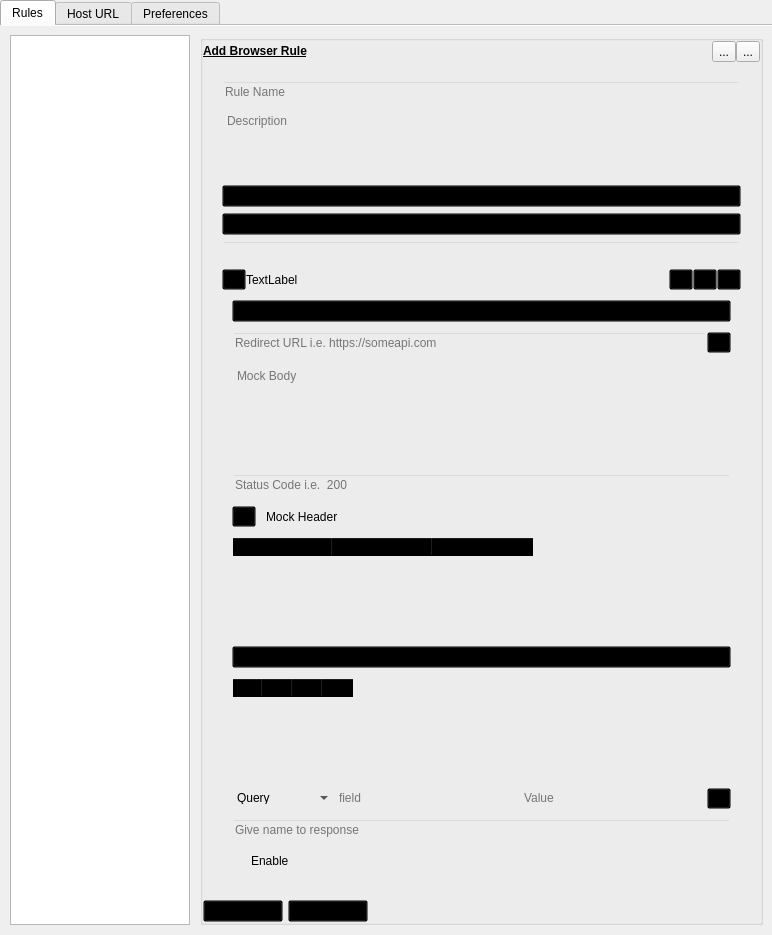
<?xml version="1.0" encoding="UTF-8"?>
<ui version="4.0">
 <class>Form</class>
 <widget class="QWidget" name="Form">
  <property name="geometry">
   <rect>
    <x>0</x>
    <y>0</y>
    <width>772</width>
    <height>935</height>
   </rect>
  </property>
  <property name="windowTitle">
   <string>Form</string>
  </property>
  <layout class="QVBoxLayout" name="verticalLayout">
   <property name="spacing">
    <number>0</number>
   </property>
   <property name="leftMargin">
    <number>0</number>
   </property>
   <property name="topMargin">
    <number>0</number>
   </property>
   <property name="rightMargin">
    <number>0</number>
   </property>
   <property name="bottomMargin">
    <number>0</number>
   </property>
   <item>
    <widget class="QTabWidget" name="tabWidget">
     <property name="styleSheet">
      <string notr="true"/>
     </property>
     <property name="currentIndex">
      <number>0</number>
     </property>
     <property name="documentMode">
      <bool>true</bool>
     </property>
     <widget class="QWidget" name="tab">
      <property name="styleSheet">
       <string notr="true"/>
      </property>
      <attribute name="title">
       <string>Rules</string>
      </attribute>
      <layout class="QVBoxLayout" name="verticalLayout_2">
       <property name="spacing">
        <number>0</number>
       </property>
       <property name="leftMargin">
        <number>0</number>
       </property>
       <property name="topMargin">
        <number>0</number>
       </property>
       <property name="rightMargin">
        <number>0</number>
       </property>
       <property name="bottomMargin">
        <number>0</number>
       </property>
       <item>
        <widget class="QFrame" name="rulesPanel">
         <layout class="QHBoxLayout" name="horizontalLayout_2" stretch="0,1">
          <property name="spacing">
           <number>10</number>
          </property>
          <property name="leftMargin">
           <number>10</number>
          </property>
          <property name="bottomMargin">
           <number>10</number>
          </property>
          <item>
           <widget class="QTableWidget" name="tableWidget">
            <property name="maximumSize">
             <size>
              <width>180</width>
              <height>16777215</height>
             </size>
            </property>
            <property name="editTriggers">
             <set>QAbstractItemView::NoEditTriggers</set>
            </property>
           </widget>
          </item>
          <item>
           <widget class="QGroupBox" name="groupBox">
            <property name="title">
             <string/>
            </property>
            <layout class="QVBoxLayout" name="verticalLayout_6">
             <property name="spacing">
              <number>0</number>
             </property>
             <property name="leftMargin">
              <number>0</number>
             </property>
             <property name="topMargin">
              <number>0</number>
             </property>
             <property name="rightMargin">
              <number>0</number>
             </property>
             <property name="bottomMargin">
              <number>0</number>
             </property>
             <item>
              <layout class="QVBoxLayout" name="verticalLayout_3">
               <item>
                <layout class="QHBoxLayout" name="horizontalLayout_5">
                 <item>
                  <widget class="QLabel" name="label">
                   <property name="styleSheet">
                    <string notr="true">background-color: transparent;</string>
                   </property>
                   <property name="text">
                    <string>&lt;html&gt;&lt;head/&gt;&lt;body&gt;&lt;p align=&quot;justify&quot;&gt;&lt;span style=&quot; font-weight:600; text-decoration: underline;&quot;&gt;Add Browser Rule&lt;/span&gt;&lt;/p&gt;&lt;/body&gt;&lt;/html&gt;</string>
                   </property>
                  </widget>
                 </item>
                 <item>
                  <spacer name="horizontalSpacer">
                   <property name="orientation">
                    <enum>Qt::Horizontal</enum>
                   </property>
                   <property name="sizeHint" stdset="0">
                    <size>
                     <width>40</width>
                     <height>20</height>
                    </size>
                   </property>
                  </spacer>
                 </item>
                 <item>
                  <widget class="QToolButton" name="rule_form_btn">
                   <property name="text">
                    <string>...</string>
                   </property>
                   <property name="icon">
                    <iconset>
                     <normaloff>../assets/images/icons/form.icns</normaloff>../assets/images/icons/form.icns</iconset>
                   </property>
                  </widget>
                 </item>
                 <item>
                  <widget class="QToolButton" name="rule_json_btn">
                   <property name="text">
                    <string>...</string>
                   </property>
                   <property name="icon">
                    <iconset>
                     <normaloff>../assets/images/icons/json.ico</normaloff>../assets/images/icons/json.ico</iconset>
                   </property>
                  </widget>
                 </item>
                </layout>
               </item>
               <item>
                <widget class="QStackedWidget" name="stackedWidget">
                 <property name="styleSheet">
                  <string notr="true">background-color: transparent;</string>
                 </property>
                 <property name="currentIndex">
                  <number>0</number>
                 </property>
                 <widget class="QWidget" name="page">
                  <layout class="QVBoxLayout" name="verticalLayout_8">
                   <item>
                    <widget class="QScrollArea" name="scrollArea">
                     <property name="verticalScrollBarPolicy">
                      <enum>Qt::ScrollBarAlwaysOff</enum>
                     </property>
                     <property name="horizontalScrollBarPolicy">
                      <enum>Qt::ScrollBarAlwaysOff</enum>
                     </property>
                     <property name="widgetResizable">
                      <bool>true</bool>
                     </property>
                     <widget class="QWidget" name="scrollAreaWidgetContents_3">
                      <property name="geometry">
                       <rect>
                        <x>0</x>
                        <y>0</y>
                        <width>537</width>
                        <height>805</height>
                       </rect>
                      </property>
                      <layout class="QVBoxLayout" name="verticalLayout_9">
                       <item>
                        <widget class="QLineEdit" name="browser_rule_name_input">
                         <property name="placeholderText">
                          <string>Rule Name</string>
                         </property>
                        </widget>
                       </item>
                       <item>
                        <widget class="QPlainTextEdit" name="browser_rule_description_input">
                         <property name="maximumSize">
                          <size>
                           <width>16777215</width>
                           <height>70</height>
                          </size>
                         </property>
                         <property name="placeholderText">
                          <string>Description</string>
                         </property>
                        </widget>
                       </item>
                       <item>
                        <widget class="QComboBox" name="browser_rule_source_combo">
                         <item>
                          <property name="text">
                           <string>Url</string>
                          </property>
                         </item>
                         <item>
                          <property name="text">
                           <string>Server</string>
                          </property>
                         </item>
                         <item>
                          <property name="text">
                           <string>Path</string>
                          </property>
                         </item>
                        </widget>
                       </item>
                       <item>
                        <widget class="QComboBox" name="browser_rule_operator_combo">
                         <item>
                          <property name="text">
                           <string>Equals</string>
                          </property>
                         </item>
                         <item>
                          <property name="text">
                           <string>Contains</string>
                          </property>
                         </item>
                         <item>
                          <property name="text">
                           <string>Wildcard</string>
                          </property>
                         </item>
                         <item>
                          <property name="text">
                           <string>Prefix</string>
                          </property>
                         </item>
                         <item>
                          <property name="text">
                           <string>Suffix</string>
                          </property>
                         </item>
                        </widget>
                       </item>
                       <item>
                        <widget class="QLineEdit" name="browser_rule_source_input"/>
                       </item>
                       <item>
                        <layout class="QVBoxLayout" name="verticalLayout_10">
                         <property name="spacing">
                          <number>0</number>
                         </property>
                         <property name="leftMargin">
                          <number>0</number>
                         </property>
                         <property name="rightMargin">
                          <number>0</number>
                         </property>
                         <item>
                          <widget class="QFrame" name="resposesFrameControls">
                           <layout class="QHBoxLayout" name="horizontalLayout_7">
                            <property name="spacing">
                             <number>0</number>
                            </property>
                            <property name="leftMargin">
                             <number>0</number>
                            </property>
                            <property name="topMargin">
                             <number>0</number>
                            </property>
                            <property name="rightMargin">
                             <number>0</number>
                            </property>
                            <property name="bottomMargin">
                             <number>0</number>
                            </property>
                            <item>
                             <widget class="QToolButton" name="toolButton_6">
                              <property name="text">
                               <string>...</string>
                              </property>
                              <property name="icon">
                               <iconset>
                                <normaloff>../assets/images/icons/add.ico</normaloff>../assets/images/icons/add.ico</iconset>
                              </property>
                             </widget>
                            </item>
                            <item>
                             <widget class="QLabel" name="label_3">
                              <property name="text">
                               <string>TextLabel</string>
                              </property>
                             </widget>
                            </item>
                            <item>
                             <spacer name="horizontalSpacer_3">
                              <property name="orientation">
                               <enum>Qt::Horizontal</enum>
                              </property>
                              <property name="sizeHint" stdset="0">
                               <size>
                                <width>40</width>
                                <height>20</height>
                               </size>
                              </property>
                             </spacer>
                            </item>
                            <item>
                             <widget class="QToolButton" name="toolButton_5">
                              <property name="text">
                               <string>...</string>
                              </property>
                              <property name="icon">
                               <iconset>
                                <normaloff>../assets/images/icons/left-arrow.ico</normaloff>../assets/images/icons/left-arrow.ico</iconset>
                              </property>
                             </widget>
                            </item>
                            <item>
                             <widget class="QToolButton" name="toolButton_4">
                              <property name="text">
                               <string>...</string>
                              </property>
                              <property name="icon">
                               <iconset>
                                <normaloff>../assets/images/icons/right-arrow-.ico</normaloff>../assets/images/icons/right-arrow-.ico</iconset>
                              </property>
                             </widget>
                            </item>
                            <item>
                             <widget class="QToolButton" name="toolButton_3">
                              <property name="text">
                               <string>...</string>
                              </property>
                              <property name="icon">
                               <iconset>
                                <normaloff>../assets/images/icons/trash-can.ico</normaloff>../assets/images/icons/trash-can.ico</iconset>
                              </property>
                             </widget>
                            </item>
                           </layout>
                          </widget>
                         </item>
                         <item>
                          <widget class="QFrame" name="resposesFrame">
                           <property name="styleSheet">
                            <string notr="true"/>
                           </property>
                           <layout class="QVBoxLayout" name="verticalLayout_11">
                            <property name="spacing">
                             <number>10</number>
                            </property>
                            <property name="leftMargin">
                             <number>10</number>
                            </property>
                            <property name="topMargin">
                             <number>10</number>
                            </property>
                            <property name="rightMargin">
                             <number>10</number>
                            </property>
                            <property name="bottomMargin">
                             <number>10</number>
                            </property>
                            <item>
                             <widget class="QComboBox" name="browser_rule_data_source_type_combo">
                              <item>
                               <property name="text">
                                <string>Redirect</string>
                               </property>
                              </item>
                              <item>
                               <property name="text">
                                <string>Mock</string>
                               </property>
                              </item>
                              <item>
                               <property name="text">
                                <string>Block</string>
                               </property>
                              </item>
                             </widget>
                            </item>
                            <item>
                             <widget class="QFrame" name="redirectLinkControl">
                              <layout class="QHBoxLayout" name="horizontalLayout_10">
                               <property name="spacing">
                                <number>0</number>
                               </property>
                               <property name="leftMargin">
                                <number>0</number>
                               </property>
                               <property name="topMargin">
                                <number>0</number>
                               </property>
                               <property name="rightMargin">
                                <number>0</number>
                               </property>
                               <property name="bottomMargin">
                                <number>0</number>
                               </property>
                               <item>
                                <widget class="QLineEdit" name="browser_link_input">
                                 <property name="placeholderText">
                                  <string>Redirect URL i.e. https://someapi.com</string>
                                 </property>
                                </widget>
                               </item>
                               <item>
                                <widget class="QToolButton" name="toolButton_7">
                                 <property name="text">
                                  <string>...</string>
                                 </property>
                                 <property name="icon">
                                  <iconset>
                                   <normaloff>../assets/images/icons/external-link.ico</normaloff>../assets/images/icons/external-link.ico</iconset>
                                 </property>
                                </widget>
                               </item>
                              </layout>
                             </widget>
                            </item>
                            <item>
                             <widget class="QPlainTextEdit" name="browser_rule_mock_content">
                              <property name="placeholderText">
                               <string>Mock Body</string>
                              </property>
                             </widget>
                            </item>
                            <item>
                             <widget class="QLineEdit" name="browser_rule_mock_status_code">
                              <property name="placeholderText">
                               <string>Status Code i.e.  200</string>
                              </property>
                             </widget>
                            </item>
                            <item>
                             <layout class="QHBoxLayout" name="horizontalLayout_12">
                              <item>
                               <widget class="QToolButton" name="browser_rule_mock_header_btn">
                                <property name="text">
                                 <string>...</string>
                                </property>
                                <property name="icon">
                                 <iconset>
                                  <normaloff>../assets/images/icons/add.ico</normaloff>../assets/images/icons/add.ico</iconset>
                                </property>
                               </widget>
                              </item>
                              <item>
                               <widget class="QLabel" name="label_6">
                                <property name="text">
                                 <string>Mock Header</string>
                                </property>
                               </widget>
                              </item>
                             </layout>
                            </item>
                            <item>
                             <widget class="QTableWidget" name="browser_rule_header_table">
                              <column>
                               <property name="text">
                                <string>Header Key</string>
                               </property>
                              </column>
                              <column>
                               <property name="text">
                                <string>Value</string>
                               </property>
                              </column>
                              <column>
                               <property name="text">
                                <string>X</string>
                               </property>
                              </column>
                             </widget>
                            </item>
                            <item>
                             <widget class="QComboBox" name="browser_rule_http_method_combo">
                              <item>
                               <property name="text">
                                <string>All</string>
                               </property>
                              </item>
                              <item>
                               <property name="text">
                                <string>Get</string>
                               </property>
                              </item>
                              <item>
                               <property name="text">
                                <string>Post</string>
                               </property>
                              </item>
                              <item>
                               <property name="text">
                                <string>Put</string>
                               </property>
                              </item>
                              <item>
                               <property name="text">
                                <string>Delete</string>
                               </property>
                              </item>
                              <item>
                               <property name="text">
                                <string>Patch</string>
                               </property>
                              </item>
                             </widget>
                            </item>
                            <item>
                             <widget class="QTableWidget" name="browser_rule_filtes_table">
                              <property name="verticalScrollBarPolicy">
                               <enum>Qt::ScrollBarAlwaysOff</enum>
                              </property>
                              <property name="horizontalScrollBarPolicy">
                               <enum>Qt::ScrollBarAlwaysOff</enum>
                              </property>
                              <property name="editTriggers">
                               <set>QAbstractItemView::NoEditTriggers</set>
                              </property>
                              <property name="showGrid">
                               <bool>false</bool>
                              </property>
                              <property name="cornerButtonEnabled">
                               <bool>false</bool>
                              </property>
                              <attribute name="horizontalHeaderVisible">
                               <bool>true</bool>
                              </attribute>
                              <attribute name="horizontalHeaderMinimumSectionSize">
                               <number>10</number>
                              </attribute>
                              <attribute name="horizontalHeaderDefaultSectionSize">
                               <number>30</number>
                              </attribute>
                              <attribute name="verticalHeaderHighlightSections">
                               <bool>false</bool>
                              </attribute>
                              <column>
                               <property name="text">
                                <string>Filter By</string>
                               </property>
                              </column>
                              <column>
                               <property name="text">
                                <string>Field</string>
                               </property>
                              </column>
                              <column>
                               <property name="text">
                                <string>Value</string>
                               </property>
                              </column>
                              <column>
                               <property name="text">
                                <string>X</string>
                               </property>
                              </column>
                             </widget>
                            </item>
                            <item>
                             <widget class="QFrame" name="browserRulesFilterControls">
                              <layout class="QHBoxLayout" name="horizontalLayout_11">
                               <property name="spacing">
                                <number>5</number>
                               </property>
                               <property name="leftMargin">
                                <number>0</number>
                               </property>
                               <property name="topMargin">
                                <number>0</number>
                               </property>
                               <property name="rightMargin">
                                <number>0</number>
                               </property>
                               <property name="bottomMargin">
                                <number>0</number>
                               </property>
                               <item>
                                <widget class="QComboBox" name="comboBox_5">
                                 <property name="minimumSize">
                                  <size>
                                   <width>100</width>
                                   <height>0</height>
                                  </size>
                                 </property>
                                 <property name="styleSheet">
                                  <string notr="true">border: none;
</string>
                                 </property>
                                 <property name="frame">
                                  <bool>false</bool>
                                 </property>
                                 <item>
                                  <property name="text">
                                   <string>Query</string>
                                  </property>
                                 </item>
                                 <item>
                                  <property name="text">
                                   <string>Body</string>
                                  </property>
                                 </item>
                                 <item>
                                  <property name="text">
                                   <string>Header</string>
                                  </property>
                                 </item>
                                </widget>
                               </item>
                               <item>
                                <widget class="QLineEdit" name="lineEdit_7">
                                 <property name="styleSheet">
                                  <string notr="true">border: none;</string>
                                 </property>
                                 <property name="placeholderText">
                                  <string>field</string>
                                 </property>
                                </widget>
                               </item>
                               <item>
                                <widget class="QLineEdit" name="lineEdit_8">
                                 <property name="styleSheet">
                                  <string notr="true">border: none;</string>
                                 </property>
                                 <property name="placeholderText">
                                  <string>Value</string>
                                 </property>
                                </widget>
                               </item>
                               <item>
                                <widget class="QToolButton" name="browser_rule_mock_filters_btn">
                                 <property name="text">
                                  <string>...</string>
                                 </property>
                                 <property name="icon">
                                  <iconset>
                                   <normaloff>../assets/images/icons/add.ico</normaloff>../assets/images/icons/add.ico</iconset>
                                 </property>
                                </widget>
                               </item>
                              </layout>
                             </widget>
                            </item>
                            <item>
                             <widget class="QLineEdit" name="browser_rule_given_name">
                              <property name="placeholderText">
                               <string>Give name to response</string>
                              </property>
                             </widget>
                            </item>
                            <item>
                             <widget class="QCheckBox" name="is_logic_checked">
                              <property name="text">
                               <string>Enable</string>
                              </property>
                             </widget>
                            </item>
                           </layout>
                          </widget>
                         </item>
                        </layout>
                       </item>
                       <item>
                        <spacer name="verticalSpacer_3">
                         <property name="orientation">
                          <enum>Qt::Vertical</enum>
                         </property>
                         <property name="sizeHint" stdset="0">
                          <size>
                           <width>20</width>
                           <height>40</height>
                          </size>
                         </property>
                        </spacer>
                       </item>
                      </layout>
                     </widget>
                    </widget>
                   </item>
                  </layout>
                 </widget>
                 <widget class="QWidget" name="page_2">
                  <layout class="QVBoxLayout" name="verticalLayout_7">
                   <item>
                    <widget class="QPlainTextEdit" name="plainTextEdit">
                     <property name="placeholderText">
                      <string>Paste rule here</string>
                     </property>
                    </widget>
                   </item>
                  </layout>
                 </widget>
                </widget>
               </item>
              </layout>
             </item>
             <item>
              <layout class="QHBoxLayout" name="horizontalLayout_6">
               <property name="spacing">
                <number>5</number>
               </property>
               <item>
                <widget class="QPushButton" name="pushButton_2">
                 <property name="styleSheet">
                  <string notr="true">background-color: transparent;</string>
                 </property>
                 <property name="text">
                  <string> Save</string>
                 </property>
                 <property name="icon">
                  <iconset>
                   <normaloff>../assets/images/icons/save.ico</normaloff>../assets/images/icons/save.ico</iconset>
                 </property>
                </widget>
               </item>
               <item>
                <widget class="QPushButton" name="pushButton_3">
                 <property name="styleSheet">
                  <string notr="true">background-color: transparent;</string>
                 </property>
                 <property name="text">
                  <string> Cancel</string>
                 </property>
                 <property name="icon">
                  <iconset>
                   <normaloff>../assets/images/icons/cancel.ico</normaloff>../assets/images/icons/cancel.ico</iconset>
                 </property>
                </widget>
               </item>
               <item>
                <spacer name="horizontalSpacer_2">
                 <property name="orientation">
                  <enum>Qt::Horizontal</enum>
                 </property>
                 <property name="sizeHint" stdset="0">
                  <size>
                   <width>40</width>
                   <height>20</height>
                  </size>
                 </property>
                </spacer>
               </item>
              </layout>
             </item>
            </layout>
           </widget>
          </item>
         </layout>
        </widget>
       </item>
      </layout>
     </widget>
     <widget class="QWidget" name="tab_3">
      <attribute name="title">
       <string>Host URL</string>
      </attribute>
      <layout class="QVBoxLayout" name="verticalLayout_5">
       <item>
        <layout class="QHBoxLayout" name="horizontalLayout_4">
         <item>
          <widget class="QLabel" name="label_2">
           <property name="text">
            <string>Host URL</string>
           </property>
          </widget>
         </item>
         <item>
          <widget class="QLineEdit" name="lineEdit_2"/>
         </item>
         <item>
          <widget class="QPushButton" name="pushButton">
           <property name="text">
            <string>Add</string>
           </property>
          </widget>
         </item>
        </layout>
       </item>
       <item>
        <widget class="QTableWidget" name="tableWidget_2">
         <attribute name="horizontalHeaderVisible">
          <bool>false</bool>
         </attribute>
         <attribute name="verticalHeaderVisible">
          <bool>false</bool>
         </attribute>
         <column>
          <property name="text">
           <string>Url Schema</string>
          </property>
         </column>
         <column>
          <property name="text">
           <string>X</string>
          </property>
         </column>
        </widget>
       </item>
      </layout>
     </widget>
     <widget class="QWidget" name="tab_2">
      <attribute name="title">
       <string>Preferences</string>
      </attribute>
      <layout class="QVBoxLayout" name="verticalLayout_4">
       <property name="spacing">
        <number>20</number>
       </property>
       <item>
        <widget class="QCheckBox" name="checkBox">
         <property name="text">
          <string>Reload on action is Inactive</string>
         </property>
        </widget>
       </item>
       <item>
        <widget class="QListWidget" name="listWidget">
         <property name="frameShape">
          <enum>QFrame::NoFrame</enum>
         </property>
         <property name="verticalScrollBarPolicy">
          <enum>Qt::ScrollBarAlwaysOff</enum>
         </property>
         <property name="horizontalScrollBarPolicy">
          <enum>Qt::ScrollBarAlwaysOff</enum>
         </property>
         <property name="editTriggers">
          <set>QAbstractItemView::NoEditTriggers</set>
         </property>
         <property name="alternatingRowColors">
          <bool>false</bool>
         </property>
         <property name="selectionMode">
          <enum>QAbstractItemView::ExtendedSelection</enum>
         </property>
         <property name="isWrapping" stdset="0">
          <bool>false</bool>
         </property>
         <property name="resizeMode">
          <enum>QListView::Adjust</enum>
         </property>
         <property name="spacing">
          <number>5</number>
         </property>
         <property name="selectionRectVisible">
          <bool>false</bool>
         </property>
         <item>
          <property name="text">
           <string>font</string>
          </property>
         </item>
         <item>
          <property name="text">
           <string>image</string>
          </property>
         </item>
         <item>
          <property name="text">
           <string>main_frame</string>
          </property>
         </item>
         <item>
          <property name="text">
           <string>media</string>
          </property>
         </item>
         <item>
          <property name="text">
           <string>object</string>
          </property>
         </item>
         <item>
          <property name="text">
           <string>script</string>
          </property>
         </item>
         <item>
          <property name="text">
           <string>stylesheet</string>
          </property>
         </item>
         <item>
          <property name="text">
           <string>sub_frame</string>
          </property>
         </item>
         <item>
          <property name="text">
           <string>xmlhttprequest</string>
          </property>
         </item>
         <item>
          <property name="text">
           <string>other</string>
          </property>
         </item>
        </widget>
       </item>
       <item>
        <widget class="QCheckBox" name="checkBox_2">
         <property name="text">
          <string>Change default mock provider</string>
         </property>
        </widget>
       </item>
       <item>
        <layout class="QHBoxLayout" name="horizontalLayout_3">
         <item>
          <widget class="QLineEdit" name="lineEdit">
           <property name="placeholderText">
            <string>Mock Server</string>
           </property>
           <property name="clearButtonEnabled">
            <bool>true</bool>
           </property>
          </widget>
         </item>
         <item>
          <widget class="QToolButton" name="toolButton">
           <property name="text">
            <string>Test</string>
           </property>
          </widget>
         </item>
         <item>
          <widget class="QToolButton" name="toolButton_2">
           <property name="text">
            <string>Save</string>
           </property>
          </widget>
         </item>
        </layout>
       </item>
       <item>
        <spacer name="verticalSpacer">
         <property name="orientation">
          <enum>Qt::Vertical</enum>
         </property>
         <property name="sizeHint" stdset="0">
          <size>
           <width>20</width>
           <height>40</height>
          </size>
         </property>
        </spacer>
       </item>
      </layout>
     </widget>
    </widget>
   </item>
  </layout>
 </widget>
 <resources/>
 <connections/>
</ui>
